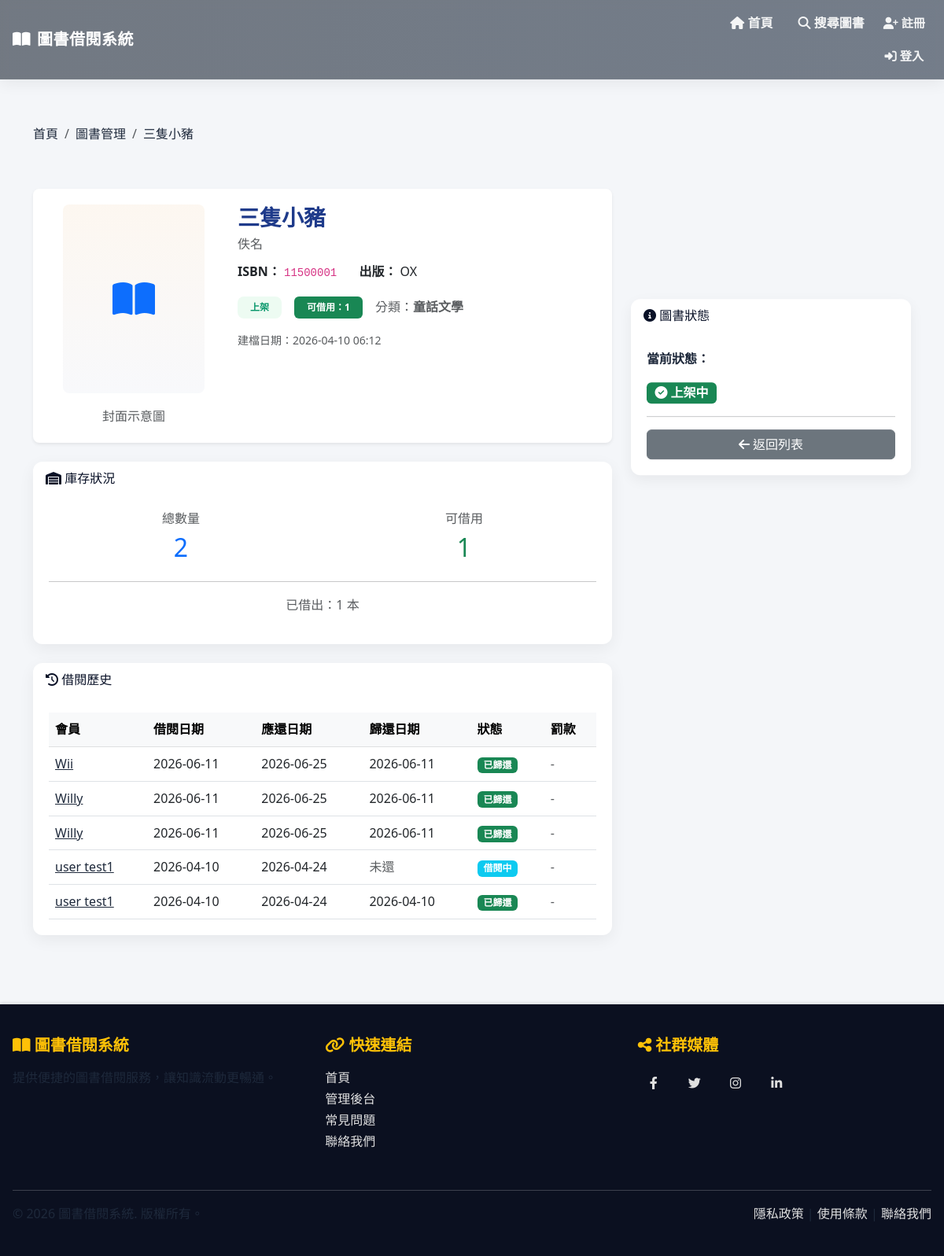
Page /books/1/ on the committed database.
### library/models.py (models this page shows, shortened)
class Book(models.Model):
    STATUS_CHOICES = [
        ('available', '上架'),
        ('unavailable', '下架'),
    ]
    title = models.CharField(
        max_length=200,
        verbose_name='書名',
        help_text='圖書標題'
    )
    author = models.CharField(
        max_length=100,
        verbose_name='作者',
        help_text='圖書作者名稱'
    )
    isbn = models.CharField(
        max_length=20,
        unique=True,
        verbose_name='ISBN',
        help_text='國際標準書號'
    )
    publisher = models.CharField(
        max_length=100,
        verbose_name='出版商',
        help_text='圖書出版社'
    )
    category = models.CharField(
        max_length=50,
        verbose_name='分類',
        help_text='圖書分類（如：文學、歷史、科技等）'
    )
    created_date = models.DateTimeField(
        auto_now_add=True,
        verbose_name='建檔日期',
        help_text='圖書建檔時間'
    )
    total_quantity = models.IntegerField(
        default=1,
        verbose_name='總數量',
        help_text='圖書館購入該書的總冊數'
    )
    available_quantity = models.IntegerField(
        default=1,
        verbose_name='庫存數量',
        help_text='該書目前可借用的冊數'
    )
    status = models.CharField(
        max_length=20,
        choices=STATUS_CHOICES,
        default='available',
        verbose_name='狀態',
        help_text='圖書當前狀態（上架/下架）'
    )
    class Meta:
        verbose_name = '圖書'
        verbose_name_plural = '圖書'
        ordering = ['-created_date']
        indexes = [
            models.Index(fields=['isbn']),
            models.Index(fields=['category']),
        ]

class BorrowRecord(models.Model):
    STATUS_CHOICES = [
        ('borrowing', '借閱中'),
        ('returned', '已歸還'),
        ('overdue', '已逾期'),
    ]
    member = models.ForeignKey(
        Member,
        on_delete=models.PROTECT,
        verbose_name='會員',
        help_text='借閱會員',
        related_name='borrow_records'
    )
    book = models.ForeignKey(
        Book,
        on_delete=models.PROTECT,
        verbose_name='圖書',
        help_text='被借閱的圖書',
        related_name='borrow_records'
    )
    borrow_date = models.DateTimeField(
        auto_now_add=True,
        verbose_name='借閱日期',
        help_text='借書時間'
    )
    due_date = models.DateField(
        verbose_name='應還日期',
        help_text='應該歸還的日期'
    )
    return_date = models.DateField(
        null=True,
        blank=True,
        verbose_name='實際歸還日期',
        help_text='實際歸還的日期（未歸還則為空）'
    )
    status = models.CharField(
        max_length=20,
        choices=STATUS_CHOICES,
        default='borrowing',
        verbose_name='狀態',
        help_text='借閱狀態（借閱中/已歸還/已逾期）'
    )
    overdue_fine = models.DecimalField(
        max_digits=10,
        decimal_places=2,
        default=0,
        verbose_name='逾期罰款金額',
        help_text='因逾期產生的罰款金額'
    )
    class Meta:
        verbose_name = '借閱紀錄'
        verbose_name_plural = '借閱紀錄'
        ordering = ['-borrow_date']
        indexes = [
            models.Index(fields=['member', 'status']),
            models.Index(fields=['book', 'status']),
        ]

class Member(models.Model):
    STATUS_CHOICES = [
        ('active', '正常'),
        ('suspended', '停權'),
    ]
    user = models.OneToOneField(
        User,
        on_delete=models.CASCADE,
        related_name='member_profile',
        verbose_name='帳號',
        help_text='關聯的系統帳號'
    )
    phone = models.CharField(
        max_length=20,
        verbose_name='電話',
        help_text='會員聯絡電話'
    )
    registration_date = models.DateTimeField(
        auto_now_add=True,
        verbose_name='註冊日期',
        help_text='會員註冊時間'
    )
    status = models.CharField(
        max_length=20,
        choices=STATUS_CHOICES,
        default='active',
        verbose_name='會員狀態',
        help_text='會員當前狀態（正常/停權）'
    )
    outstanding_fine = models.DecimalField(
        max_digits=10,
        decimal_places=2,
        default=0,
        verbose_name='未繳罰款總額',
        help_text='會員目前未繳納的罰款總額'
    )
    class Meta:
        verbose_name = '會員'
        verbose_name_plural = '會員'
        ordering = ['-registration_date']

### library/views.py (the view)
# urls.py: path('books/<int:pk>/', views.BookDetailView.as_view(), name='book_detail'),
class BookDetailView(DetailView):
    model = Book
    template_name = 'book/book_detail.html'
    context_object_name = 'book'
    def get_context_data(self, **kwargs):
        context = super().get_context_data(**kwargs)
        borrow_records = self.object.borrow_records.select_related('member__user').order_by('-borrow_date')
        context['borrow_records'] = borrow_records
        context['borrowed_count'] = borrow_records.filter(
            status__in=['borrowing', 'overdue']
        ).count()
        context['available_quantity'] = self.object.available_quantity
        context['total_quantity'] = self.object.total_quantity
        return context

### library/templates/book/book_detail.html (shortened to what this page needs)
{% extends "base.html" %}
{% block content %}
<div class="row mb-4">
    <div class="col-12">
        <nav aria-label="breadcrumb">
            <ol class="breadcrumb">
                <li class="breadcrumb-item"><a href="{% url 'library:home' %}">首頁</a></li>
                <li class="breadcrumb-item"><a href="{% url 'library:book_list' %}">圖書管理</a></li>
                <li class="breadcrumb-item active" aria-current="page">{{ book.title }}</li>
            </ol>
        </nav>
    </div>
</div>
<div class="row">
        <div class="col-md-8">
            <div class="card mb-4 border-0 shadow-sm rounded-3">
                <div class="card-body">
                    <div class="row g-4">
                        <div class="col-md-4 d-flex align-items-start">
                            <div class="w-100 text-center">
                                <div class="mx-auto mb-3 rounded-3 d-flex align-items-center justify-content-center"
                                     style="width:180px;height:240px;background:linear-gradient(180deg, rgba(217,119,6,0.06), rgba(30,58,138,0.03));">
                                    <i class="fas fa-book-open fa-3x text-primary"></i>
                                </div>
                                <small class="text-muted d-block">封面示意圖</small>
                            </div>
                        </div>
                        <div class="col-md-8">
                            <h3 class="mb-1 fw-bold">{{ book.title }}</h3>
                            <p class="mb-2 text-muted">{{ book.author }}</p>
                            <div class="mb-3">
                                <span class="me-2"><strong>ISBN：</strong> <code>{{ book.isbn }}</code></span>
                                <span class="ms-3"><strong>出版：</strong> {{ book.publisher }}</span>
                            </div>
                            <div class="d-flex align-items-center gap-3 mb-3">
                                <div>
                                    {% if book.status == 'available' %}
                                        <span class="badge badge-soft-success py-2 px-3">上架</span>
                                    {% else %}
                                        <span class="badge badge-soft-danger py-2 px-3">下架</span>
                                    {% endif %}
                                </div>
                                <div>
                                    {% if book.available_quantity > 0 %}
                                        <span class="badge bg-success text-white py-2 px-3">可借用：{{ book.available_quantity }}</span>
                                    {% else %}
                                        <span class="badge bg-secondary text-white py-2 px-3">目前無藏書</span>
                                    {% endif %}
                                </div>
                                <div>
                                    <span class="text-muted">分類：<span class="fw-semibold">{{ book.category }}</span></span>
                                </div>
                            </div>
                            <p class="text-muted small">建檔日期：{{ book.created_date|date:"Y-m-d H:i" }}</p>
                        </div>
                    </div>
                </div>
            </div>
        <div class="card mb-4">
            <div class="card-header">
                <i class="fas fa-warehouse"></i> 庫存狀況
            </div>
            <div class="card-body">
                <div class="row text-center">
                    <div class="col-md-6">
                        <h6 class="text-muted">總數量</h6>
                        <h2 class="text-primary">{{ book.total_quantity }}</h2>
                    </div>
                    <div class="col-md-6">
                        <h6 class="text-muted">可借用</h6>
                        <h2 class="text-success">{{ book.available_quantity }}</h2>
                    </div>
                </div>
                <hr>
                <p class="text-center text-muted">
                    已借出：{{ borrowed_count }} 本
                </p>
            </div>
        </div>
        <div class="card">
            <div class="card-header">
                <i class="fas fa-history"></i> 借閱歷史
            </div>
            <div class="card-body">
                {% if borrow_records %}
                <div class="table-responsive">
                    <table class="table table-hover align-middle mb-0">
                        <thead class="table-light">
                            <tr>
                                <th>會員</th>
                                <th>借閱日期</th>
                                <th>應還日期</th>
                                <th>歸還日期</th>
                                <th>狀態</th>
                                <th>罰款</th>
                            </tr>
                        </thead>
                        <tbody>
                            {% for record in borrow_records %}
                            <tr>
                                <td>
                                    <a href="{% url 'library:member_detail' record.member.pk %}">
                                        {{ record.member.user.get_full_name|default:record.member.user.username }}
                                    </a>
                                </td>
                                <td>{{ record.borrow_date|date:"Y-m-d" }}</td>
                                <td>{{ record.due_date|date:"Y-m-d" }}</td>
                                <td>
                                    {% if record.return_date %}
                                        {{ record.return_date|date:"Y-m-d" }}
                                    {% else %}
                                        <span class="text-muted">未還</span>
                                    {% endif %}
                                </td>
                                <td>
                                    {% if record.status == 'borrowing' %}
                                        <span class="badge bg-info">借閱中</span>
                                    {% elif record.status == 'returned' %}
                                        <span class="badge bg-success">已歸還</span>
                                    {% elif record.status == 'overdue' %}
                                        <span class="badge bg-danger">逾期</span>
                                    {% endif %}
                                </td>
                                <td>
                                    {% if record.overdue_fine > 0 %}
                                        <span class="badge bg-warning">NT$ {{ record.overdue_fine }}</span>
                                    {% else %}
                                        <span class="text-muted">-</span>
                                    {% endif %}
                                </td>
                            </tr>
                            {% endfor %}
                        </tbody>
                    </table>
                </div>
                {% else %}
                <div class="text-center py-4">
                    <i class="fas fa-inbox fa-2x mb-2 text-muted"></i>
                    <p class="text-muted">暫無借閱記錄</p>
                </div>
                {% endif %}
            </div>
        </div>
    </div>
    <div class="col-md-4">
        <div class="card sticky-top" style="top: 380px; z-index: 5;">
            <div class="card-header">
                <i class="fas fa-info-circle"></i> 圖書狀態
            </div>
            <div class="card-body">
                <p><strong>當前狀態：</strong></p>
                {% if book.status == 'available' %}
                    <span class="badge bg-success" style="font-size: 1rem;">
                        <i class="fas fa-check-circle"></i> 上架中
                    </span>
                {% else %}
                    <span class="badge bg-danger" style="font-size: 1rem;">
                        <i class="fas fa-times-circle"></i> 已下架
                    </span>
                {% endif %}
                <hr>
                <a href="{% url 'library:book_list' %}" class="btn btn-secondary w-100">
                    <i class="fas fa-arrow-left"></i> 返回列表
                </a>
            </div>
        </div>
    </div>
</div>
{% endblock %}

### static/css/site.css (style rules this page uses)
:root { --bg: #F4F6F9; --text:#0f1724; --muted:#526075; --primary:#1e3a8a; --accent:#fb923c; --glass: rgba(255,255,255,0.06); --card-radius:12px; }
.sticky-top { box-shadow: 0 6px 18px rgba(2,6,23,0.06); }
.card { border-radius: var(--card-radius); transition: transform .25s ease, box-shadow .25s ease; }
.card .card-body { padding:1.25rem; }

### library/templates/base.html (style rules this page uses)
:root { --bg-color: #F4F6F9; --text-color: #1E293B; --muted-color: #374151; --title-color: #1E3A8A; --link-color: #2B6B62; --accent-color: #D97706; --card-radius: 0.75rem; --base-font-size: 16px; --base-line-height: 1.68; }
html { height: 100%; }
body { min-height: 100vh; display: flex; flex-direction: column; background-color: var(--bg-color); color: var(--text-color); font-family: 'Noto Sans TC', 'Microsoft JhengHei', system-ui, -apple-system, "Segoe UI", Roboto, 'Helvetica Neue', Arial, sans-serif; font-size: var(--base-font-size); line-height: var(--base-line-height); -webkit-font-smoothing: antialiased; -moz-osx-font-smoothing: grayscale; }
.card { border: 0; border-radius: var(--card-radius); box-shadow: 0 6px 20px rgba(8,15,25,0.06); transition: transform 0.18s ease, box-shadow 0.18s ease; }
.card-header { background: linear-gradient(90deg, rgba(255,255,255,0.02), rgba(255,255,255,0.01)); color: #091127; border: none; border-radius: var(--card-radius) var(--card-radius) 0 0; }
.breadcrumb { background-color: transparent; padding: 1rem 0; }
.breadcrumb-item.active { color: var(--secondary-color); }
.breadcrumb-item a { color: var(--primary-color); text-decoration: none; }
.badge-soft-success { background-color: rgba(34,197,94,0.08); color: #059669; border-radius: 0.5rem; padding: 0.45rem 0.6rem; }
h1, h2, h3, h4 { color: var(--title-color); line-height: 1.2; margin-top: 0; margin-bottom: 0.5rem; }
p, label, a, small, li, td, th { color: var(--text-color); font-size: 1rem; }

### rows in the picture
Book: title "三隻小豬", author "佚名", isbn "11500001", publisher "OX", available_quantity "1", category "童話文學", created_date "2026-04-10 06:12", total_quantity "2"
BorrowRecord: member.user.get_full_name "Wii", borrow_date "2026-06-11", due_date "2026-06-25", return_date "2026-06-11", status "已歸還"
BorrowRecord: member.user.get_full_name "Willy", borrow_date "2026-06-11", due_date "2026-06-25", return_date "2026-06-11", status "已歸還"
BorrowRecord: member.user.get_full_name "Willy", borrow_date "2026-06-11", due_date "2026-06-25", return_date "2026-06-11", status "已歸還"
BorrowRecord: member.user.get_full_name "user test1", borrow_date "2026-04-10", due_date "2026-04-24", shows "未還", status "借閱中"
BorrowRecord: member.user.get_full_name "user test1", borrow_date "2026-04-10", due_date "2026-04-24", return_date "2026-04-10", status "已歸還"

### other values in the picture
{{ borrowed_count }} "1"
